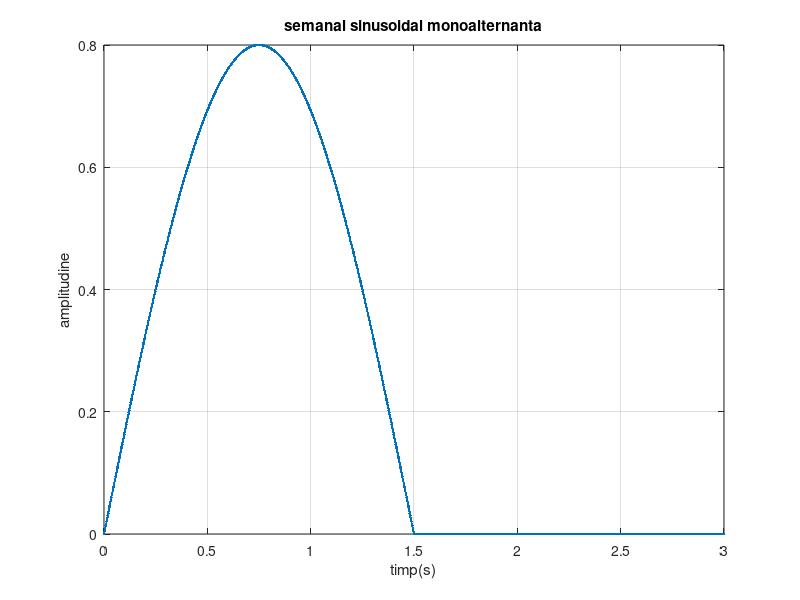
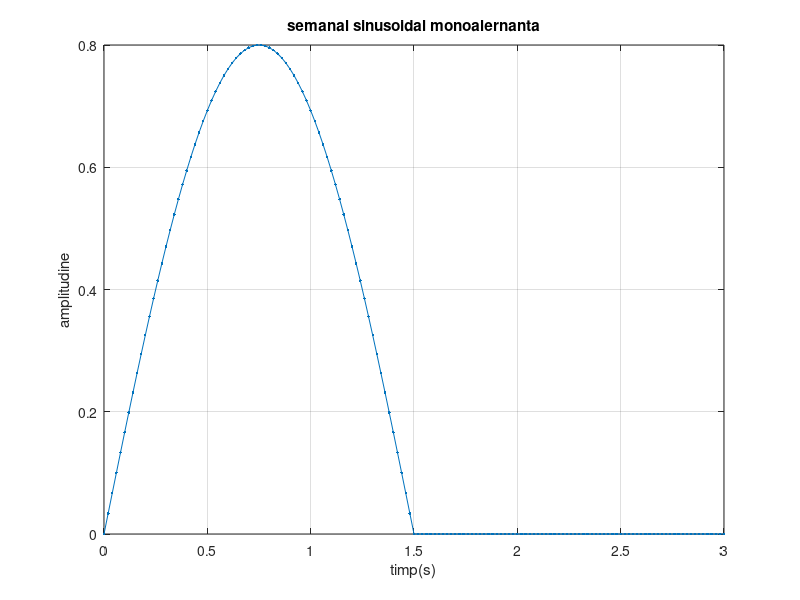
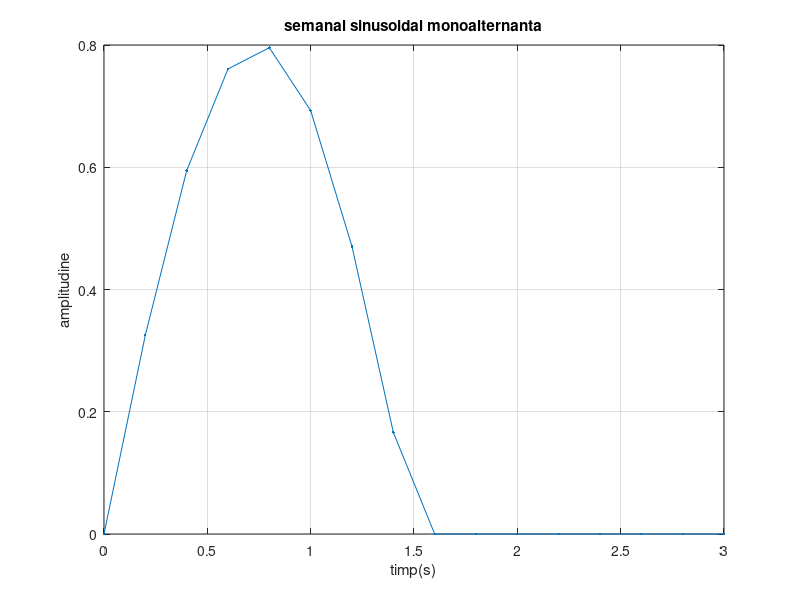

Reproduce these figures in MATLAB, in order.
figure(1);
t=0:0.002:3; % perioada de la 0 la 3 secunde cu rezolutia temporara de 2ms;
Amp=0.8; %setam amplitudinea semnalului de 0,8;
T=3; %perioada semnalului de 3 secunde;
F=1/T
s=Amp*sin(2*pi*F*t); %reprezentam un semnal sinusoidal cu frecventa F si perioada t;
for index=1:length(s);
    if s(1,index)<0; %redresarea monoalternanta;
        s(1,index)=0;
    end 
end       
plot(t,s,'.-'), xlabel('timp(s)'), ylabel('amplitudine'), title('semanal sinusoidal monoalternanta'),grid;
figure(2);
t=0:0.02:3; % perioada de la 0 la 3 secunde cu rezolutia temporara de 20ms;
Amp=0.8;
T=3;
F=1/T;
s=Amp*sin(2*pi*F*t);
for index=1:length(s);
    if s(1,index)<0;
        s(1,index)=0;
    end 
end  
plot(t,s,'.-'), xlabel('timp(s)'), ylabel('amplitudine'), title('semanal sinusoidal monoalernanta'),grid;
figure(3);
t=0:0.2:3; % perioada de la 0 la 3 secunde cu rezolutia temporara de 200ms;
Amp=0.8;
T=3;
F=1/T;
s=Amp*sin(2*pi*F*t);
for index=1:length(s);
    if s(1,index)<0;
        s(1,index)=0;
    end 
end      
plot(t,s,'.-'), xlabel('timp(s)'), ylabel('amplitudine'), title('semanal sinusoidal monoalternanta'),grid;